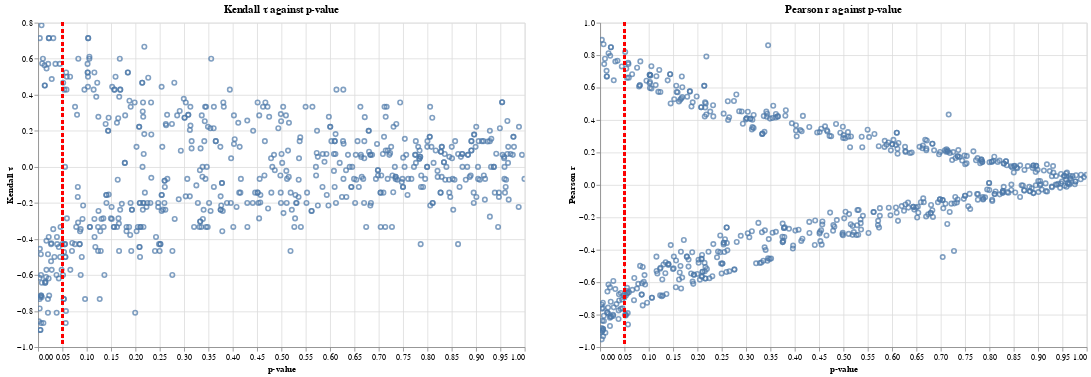

Write notebook code for a chart like this one.
### Code cell
chart1 = alt.Chart(df_color).mark_point().encode(
    x='p-value',
    y='Kendall τ',
    tooltip=['site', 'State', 'p-value', 'Kendall τ']
).interactive().properties(width=600, height=400, title='Kendall τ against p-value' )

chart2 = alt.Chart(df_color).mark_point().encode(
    x='p-value',
    y='Pearson r',
    tooltip=['site', 'State', 'p-value', 'Pearson r']
).interactive().properties(width=600, height=400, title='Pearson r against p-value')

rule1 = alt.Chart(df_color).mark_rule(color='red', opacity=0.5, strokeWidth=2, strokeDash=[4, 4]).encode(
    x=alt.datum(0.05)
)

rule2 = alt.Chart(df_color).mark_rule(color='red', opacity=0.5, strokeWidth=2, strokeDash=[4, 4]).encode(
    x=alt.datum(0.05)
)

layer_chart = (chart1 + rule1) | (chart2 + rule2)
layer_chart.spacing = 50
layer_chart

### Figure 1 — Vega-Lite specification as saved in the notebook (floating-point values rounded to 4 significant figures; data arrays with more than 128 entries replaced by an {"elided": "..."} marker saying what was removed)
{"config": {"view": {"continuousWidth": 400, "continuousHeight": 300}}, "hconcat": [{"layer": [{"mark": "point", "encoding": {"tooltip": [{"field": "site", "type": "nominal"}, {"field": "State", "type": "nominal"}, {"field": "p-value", "type": "quantitative"}, {"field": "Kendall τ", "type": "quantitative"}], "x": {"field": "p-value", "type": "quantitative"}, "y": {"field": "Kendall τ", "type": "quantitative"}}, "height": 400, "selection": {"selector003": {"type": "interval", "bind": "scales", "encodings": ["x", "y"]}}, "title": "Kendall τ against p-value", "width": 600}, {"mark": {"type": "rule", "color": "red", "opacity": 0.5, "strokeDash": [4, 4], "strokeWidth": 2}, "encoding": {"x": {"datum": 0.05}}}]}, {"layer": [{"mark": "point", "encoding": {"tooltip": [{"field": "site", "type": "nominal"}, {"field": "State", "type": "nominal"}, {"field": "p-value", "type": "quantitative"}, {"field": "Pearson r", "type": "quantitative"}], "x": {"field": "p-value", "type": "quantitative"}, "y": {"field": "Pearson r", "type": "quantitative"}}, "height": 400, "selection": {"selector004": {"type": "interval", "bind": "scales", "encodings": ["x", "y"]}}, "title": "Pearson r against p-value", "width": 600}, {"mark": {"type": "rule", "color": "red", "opacity": 0.5, "strokeDash": [4, 4], "strokeWidth": 2}, "encoding": {"x": {"datum": 0.05}}}]}], "data": {"name": "data-279c1b5133267b36a8e78ea7584f683c"}, "spacing": 50, "$schema": "https://vega.github.io/schema/vega-lite/v4.17.0.json", "datasets": {"data-279c1b5133267b36a8e78ea7584f683c": {"elided": "605 records"}}}
